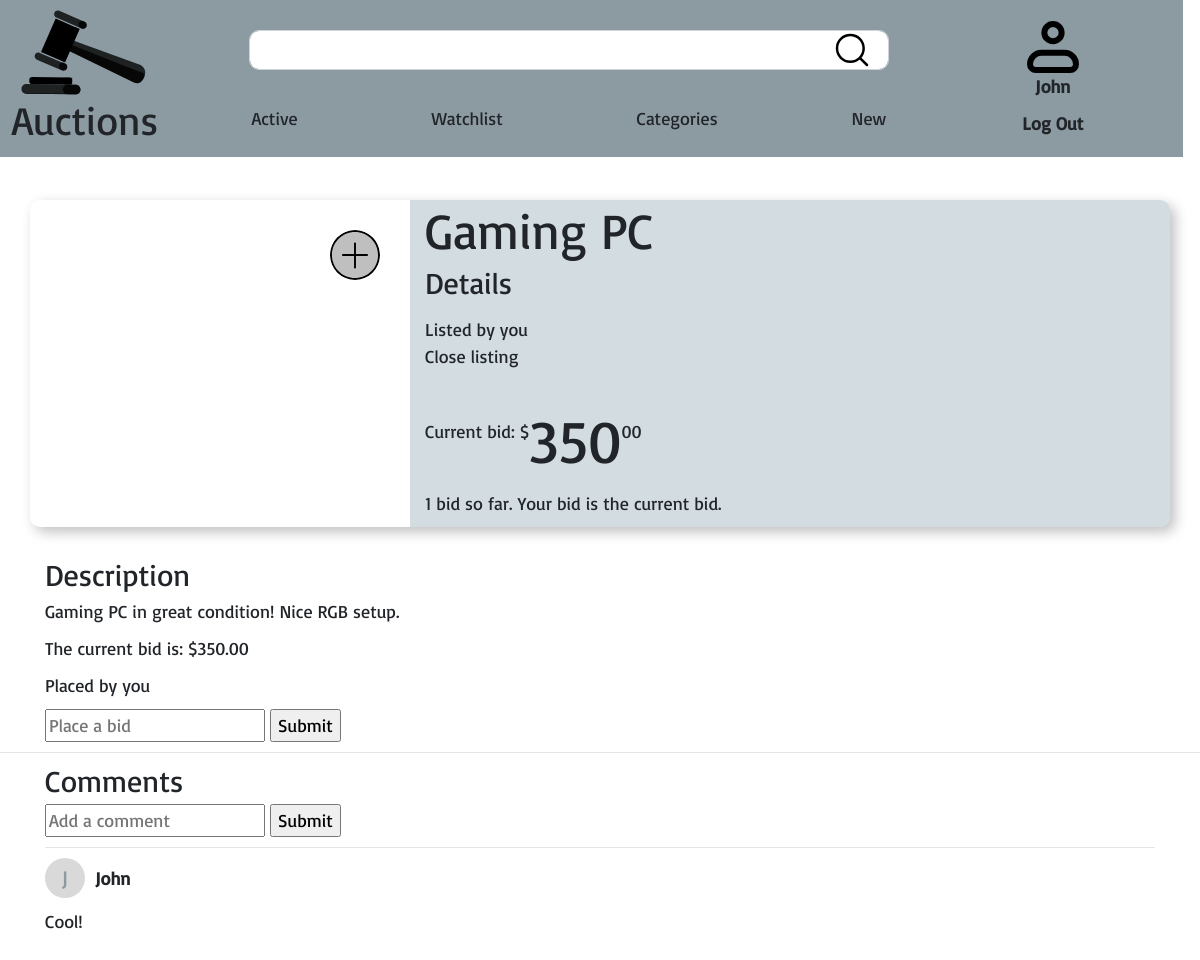
The page /auctions/listings/1 (signed in) on the database its author committed.
### auctions/models.py (models this page shows, shortened)
class User(AbstractUser):
    pass

class Listing(models.Model):
    active = models.BooleanField(default=True)
    title = models.CharField(max_length=64)
    description = models.TextField()
    start_bid = models.DecimalField(max_digits=8, decimal_places=2)
    seller = models.ForeignKey(User, on_delete=models.CASCADE, related_name='listings')
    image = models.URLField(null=True, blank=True)
    category_choices = [
        ('Electronics', 'Electronics'),
        ('Fashion', 'Fashion'),
        ('Health', 'Health'),
        ('Hobby', 'Hobby'),
        ('Sports', 'Sports'),
        ('Pets', 'Pets')
    ]
    category = models.CharField(max_length=11, choices=category_choices, null=True, blank=True)
    time_created = models.DateTimeField(auto_now = True)

class Bid(models.Model):
    listing = models.ForeignKey(Listing, on_delete=models.CASCADE, related_name='bids')
    bidder = models.ForeignKey(User, on_delete=models.CASCADE, related_name='bids')
    bid = models.DecimalField(max_digits=8, decimal_places=2)

class Comment(models.Model):
    listing = models.ForeignKey(Listing, on_delete=models.CASCADE, related_name='comments')
    user = models.ForeignKey(User, on_delete=models.CASCADE, related_name='comments')
    comment = models.TextField()
    time_created = models.DateTimeField(auto_now = True)

### auctions/views.py (the view)
# urls.py: path('listings/<int:id>', views.listings, name='listings'),
def listings(request, id):
    if Listing.objects.filter(id=id).exists():
        user = User.objects.filter(username=request.user)
        if user:
            user = user.get()
        listing = get_listing_info(id, user, True)
        return render(request, 'auctions/listing.html', {
                    'listing': listing, 'page': 'listings', 'args': id
                })

### auctions/templates/auctions/listing.html (shortened to what this page needs)
{% extends 'auctions/layout.html' %}
{% block body %}
<section class="container">
    <div id="listing-body" class="row">
        <div class="col-lg-4 p-0">
            <a href="{% url 'add_to_watchlist' id=listing.id page=page args=args %}">
            </a>
        </div>
        <div id="listing-text" class="col-lg-8 d-flex flex-column justify-content-center">
            <h2>{{ listing.title }}</h2>
            <h3>Details</h3>
            <p class="mt-3 mb-0">Listed by
                {% if listing.seller == user.username %}
                you
                {% else %}
                {{ listing.seller }}
            {% endif %}</p>
            {% if listing.seller == user.username and listing.active %}
                <a href="{% url 'close_listing' id=listing.id %}">Close listing</a>
            {% endif %}
            <p class="mb-5">
                {% if listing.active %}
                    Current
                {% else %}
                    Winning
                {% endif %}
                bid: $<span class="bid_dollars">{{ listing.bid_dollars }}</span>{{ listing.bid_cents|stringformat:"02d" }}</p>
            <p>{{ listing.num_bids }} bid{% if listing.num_bids != 1 %}s{% endif %}{% if listing.active %}
                    so far{% endif %}.
                {% if user == listing.bidder %}
                    {% if listing.active %}
                        Your bid is the current bid.
                    {% else %}
                        Yours is the winning bid.
                    {% endif %}
                {% endif %}
            </p>
        </div>
    </div>
    <h3 class="mt-5">Description</h3>
            <p>{{ listing.description }}</p>
    {% if user.is_authenticated %}
    <p>The current bid is: ${{ listing.bid }}</p>
    {% if listing.bidder %}
    <p>Placed by
        {% if listing.bidder == user %}
        you
        {% else %}
        {{ listing.bidder }}
    {% endif %}</p>
    {% endif %}
        {% if listing.active %}
            <form action="{% url 'bid' id=listing.id %}" method="post">
                <input type="number" required name='bid' step=".01" placeholder="Place a bid">
                <input type="submit">
            </form>
        {% endif %}
      {% endif %}
    </section>
        <hr>
        <section class="container">
        <h3>Comments</h3>
        {% if user.is_authenticated %}
            <form action="{% url 'comment' id=listing.id %}" method="post">
                <input type="textarea" name="comment" placeholder="Add a comment">
                <input type="submit">
            </form>
        {% endif %}
        {% if not listing.comments %}
            <p>No comments yet</p>
        {% else %}
            {% for comment in listing.comments %}
                <hr>
                <div class="d-flex align-items-center">
                <p id="comment-profile" class="mr-3">{{ comment.username.0|upper }}</p>
                <p><strong>{{ comment.username }}</strong></p>
                </div>
                <p>{{ comment.comment }}</p>
            {% endfor %}
        {% endif %}
</section>
{% endblock %}

### auctions/templates/auctions/layout.html (shortened to what this page needs)
{% load static %}
<!DOCTYPE html>
<html lang="en">
    <head>
       <link rel="stylesheet" href="https://stackpath.bootstrapcdn.com/bootstrap/4.4.1/css/bootstrap.min.css">
        <link href="{% static 'auctions/styles.css' %}" rel="stylesheet">
    </head>
    <body>
        <section id="nav-bar" class="row">
                <div id="logo" class="col-4 col-md-3 col-lg-2 d-flex flex-column justify-content-center align-items-center">
                    <img src="{% static 'auctions/logo.svg' %}" alt="">
                    <h1>Auctions</h1>
                </div>
                <div class=" col-4 col-md-7 col-lg-8 row">
                    <form id="search-bar"action="{% url 'search' %}" class=" px-0 pt-3 pt-md-5 offset-1 col-md-10 d-flex align-items-center form-group">
                        <input id="search-bar-text" class="form-control" name="q" type="text">
                        <a id="search-bar-button" href="javascript:{}" onclick="document.getElementById('search-bar').submit();">
                            <img src="{% static 'auctions/search_icon.svg' %}"  class="bx bx-search">
                        </a>
                    </form>
                    <ul class="nav d-flex justify-content-around py-4 py-md-0 ">
                        <li class="nav-item">
                            <a class="nav-link" href="{% url 'auctions' %}">Active</a>
                        </li>
                        {% if user.is_authenticated %}
                            <li class="nav-item">
                                <a class="nav-link" href="{% url 'watchlist' %}">Watchlist</a>
                            </li>
                            <li class="nav-item">
                                <a class="nav-link" href="{% url 'categories' category='index' %}">Categories</a>
                            </li>
                            <li class="nav-item">
                                <a class="nav-link" href="{% url 'create_listing' %}">New</a>
                            </li>
                        {% endif %}
                    </ul>
                </div>
            <div id="user-info" class="col-4 col-md-2 d-flex flex-column justify-content-center align-items-center">
                        {% if user.is_authenticated %}
                            <img src="{% static 'auctions/user_icon.svg' %}" alt="">
                            <p>{{ user.username }}</p>
                            <a class="" href="{% url 'logout' %}">Log Out</a>
                        {% else %}
                            <p>Not signed in.</p>
                        {% endif %}
                    </div>
        </section>
        <section id="main-page">
        {% block body %}
        {% endblock %}
        </section>
    </body>
</html>

### auctions/static/auctions/styles.css (style rules this page uses)
:root { --card-background: #C0CED5B3; --nav-backgorund: #8c9aa2; }
html { font-size: 62.5%; }
body { font-family: 'Basic'; font-size: 1.8rem; }
#main-page { padding: 5rem 0; }
h1 { font-size: 4rem; }
h2 { font-size: 5rem; }
h3 { font-size: 3rem; }
.bid_dollars { position: relative; top: 2.5rem; font-size: 6rem; }
.nav { padding: 3rem 0; }
.watchlist-toggle { background-color: #bfbfbf; border-radius: 50%; top: 3rem; right: 3rem; position: absolute; z-index: 9; }
#comment-profile { background-color: #D9D9D9; color: var(--nav-backgorund); border-radius: 50%; font-size: 22px; line-height: 4rem; width: 4rem; height: 4rem; text-align: center; }
#listing-body { border-radius: 1rem; box-shadow: 5px 5px 13px 0px rgba(0, 0, 0, 0.25); overflow: hidden; position: relative; }
#listing-text { background-color: var(--card-background); }
& #user-info { font-weight: 600; }
#search-bar-text { font-size: 1.5rem; height: 4rem; border-radius: 1rem; flex-grow: 1; }
@media only screen and (min-width: 768px) { #search-bar-text { font-size: 3rem; } }
@media only screen and (min-width: 768px) { body { padding: 15rem 0 5rem 0; } }

### rows shown on the page
User: username "John"
Listing: title "Gaming PC", description "Gaming PC in great condition! Nice RGB setup."
Bid: bid "350.00"
Comment: username.0 "J", username "John", comment "Cool!"

### other values the page prints
{{ listing.bid_dollars }} "350"
{{ listing.bid_cents|stringformat:"02d" }} "00"
{{ listing.num_bids }} "1"
